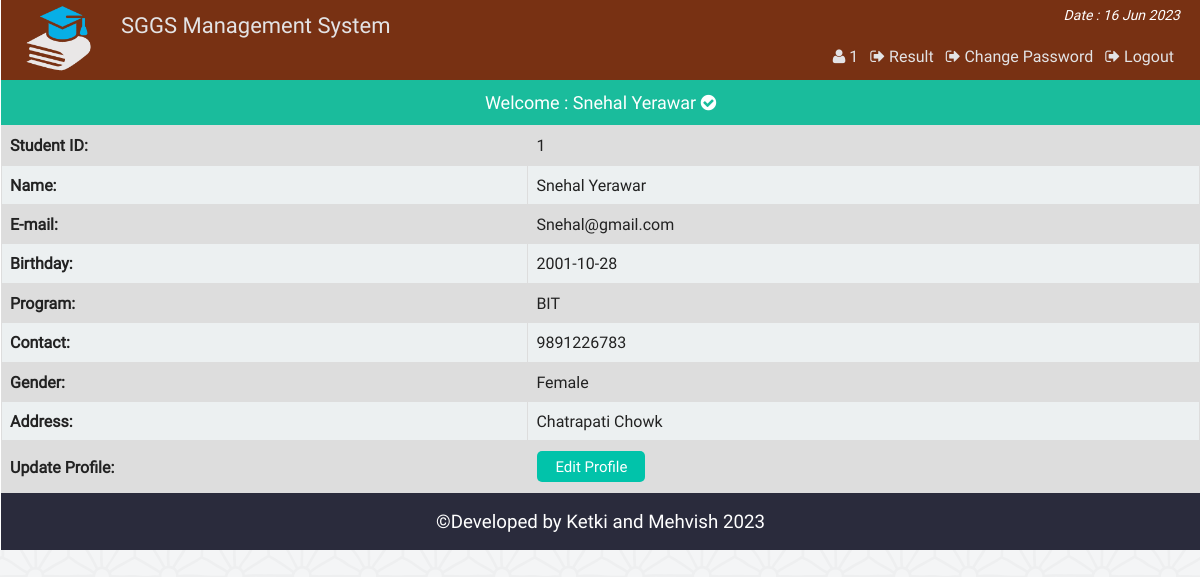
The app's page /st_profile.php (signed in) with its own data.
### tables this page shows
CREATE TABLE `st_info` (
  `st_id` int(11) NOT NULL,
  `name` varchar(100) NOT NULL,
  `password` varchar(32) NOT NULL,
  `email` varchar(50) NOT NULL,
  `bday` date NOT NULL,
  `program` varchar(10) NOT NULL,
  `contact` varchar(20) NOT NULL,
  `gender` varchar(10) NOT NULL,
  `address` varchar(255) NOT NULL,
  `img` varchar(255) DEFAULT NULL
);

### st_profile.php (the view, shortened to what this page needs)
<?php
	require "php/config.php";
	require_once "php/functions.php";
	$user = new login_registration_class();
	$sid = $_SESSION['sid'];
?>
<?php
include "php/headertop.php";
?>
<div class="profile">
		<p style="font-size:18px;text-align:center;background:#1abc9c;color:#fff;padding:10px;margin:0">Welcome : <?php $user->getusername($sid); ?> <i class="fa fa-check-circle" aria-hidden="true"></i></p>
		<table class="tab_one">
			<?php
				$getuser = $user->getuserbyid($sid);
				while($row = $getuser->fetch_assoc()){
			?>
			<tr >
				<td><b>Student ID:</b> </td>
				<td><?php echo $row['st_id']; ?></td>
			</tr>
			<tr>
				<td><b>Name:</b> </td>
				<td><?php echo $row['name']; ?></td>
			</tr>
			<tr>
				<td><b>E-mail:</b> </td>
				<td><?php echo $row['email']; ?></td>
			</tr>
			<tr>
				<td><b>Birthday:</b> </td>
				<td><?php echo $row['bday']; ?></td>
			</tr>
			<tr>
				<td><b>Program:</b> </td>
				<td><?php echo $row['program']; ?></td>
			</tr>
			<tr>
				<td><b>Contact:</b> </td>
				<td><?php echo $row['contact']; ?></td>
			</tr>
			<tr>
				<td><b>Gender:</b> </td>
				<td><?php echo $row['gender']; ?></td>
			</tr>
			<tr>
				<td><b>Address:</b> </td>
				<td><?php echo $row['address']; ?></td>
			</tr>
			<?php if($row['st_id'] == $sid){ ?>
			<tr>
				<td><b>Update Profile:</b> </td>
				<td><a href="st_update.php?id=<?php echo $row['st_id'];?>"><button class="editbtn">Edit Profile</button></a></td>
			</tr>
			<?php } } ?>
		</table>
</div>
<?php include "php/footerbottom.php";?>

### php/functions.php (shortened to what this page needs)
<?php
class login_registration_class{
	public function getusername($sid){
		global $conn;
		$query = $conn->query("select name from st_info where st_id='$sid'");
		$result = $query->fetch_assoc();
		echo $result['name'];
	}
	public function getuserbyid($st_id){
		global $conn;
		$query = $conn->query("select * from st_info where st_id='$st_id'");
		return $query;
	}
};
?>

### css/main.css (style rules this page uses)
html { color: #222; font-size: 1em; line-height: 1.4; }
a { text-decoration:none; }
body { font-family:roboto !important; background:url(../img/ptrn.png) repeat fixed; }
.st_reg th, td { padding: 8px; }
table.tab_one { width:100%; }
table.tab_one td { border:1px solid #ddd; padding:8px; }
table.tab_one td a { text-decoration:none; }
table.tab_one tr:nth-child(odd) { background:#ddd; }
table.tab_one tr:nth-child(even) { background:#ecf0f1; }
.editbtn { background-color: #01C3AA; border: none; border-radius:5px; color: white; padding: 5px 18px; text-align: center; text-decoration: none; display: inline-block; font-size: 15px; margin: 2px 1px; cursor: pointer; }
table.att_tab tr,td,th { border:2px solid #ddd; border-collapse:collapse; padding:8px; }

### records on screen
st_info: name "Snehal Yerawar", st_id "1", email "Snehal@gmail.com", bday "2001-10-28", program "BIT", contact "9891226783", gender "Female", address "Chatrapati Chowk"

### other values on screen
$sid "1"
